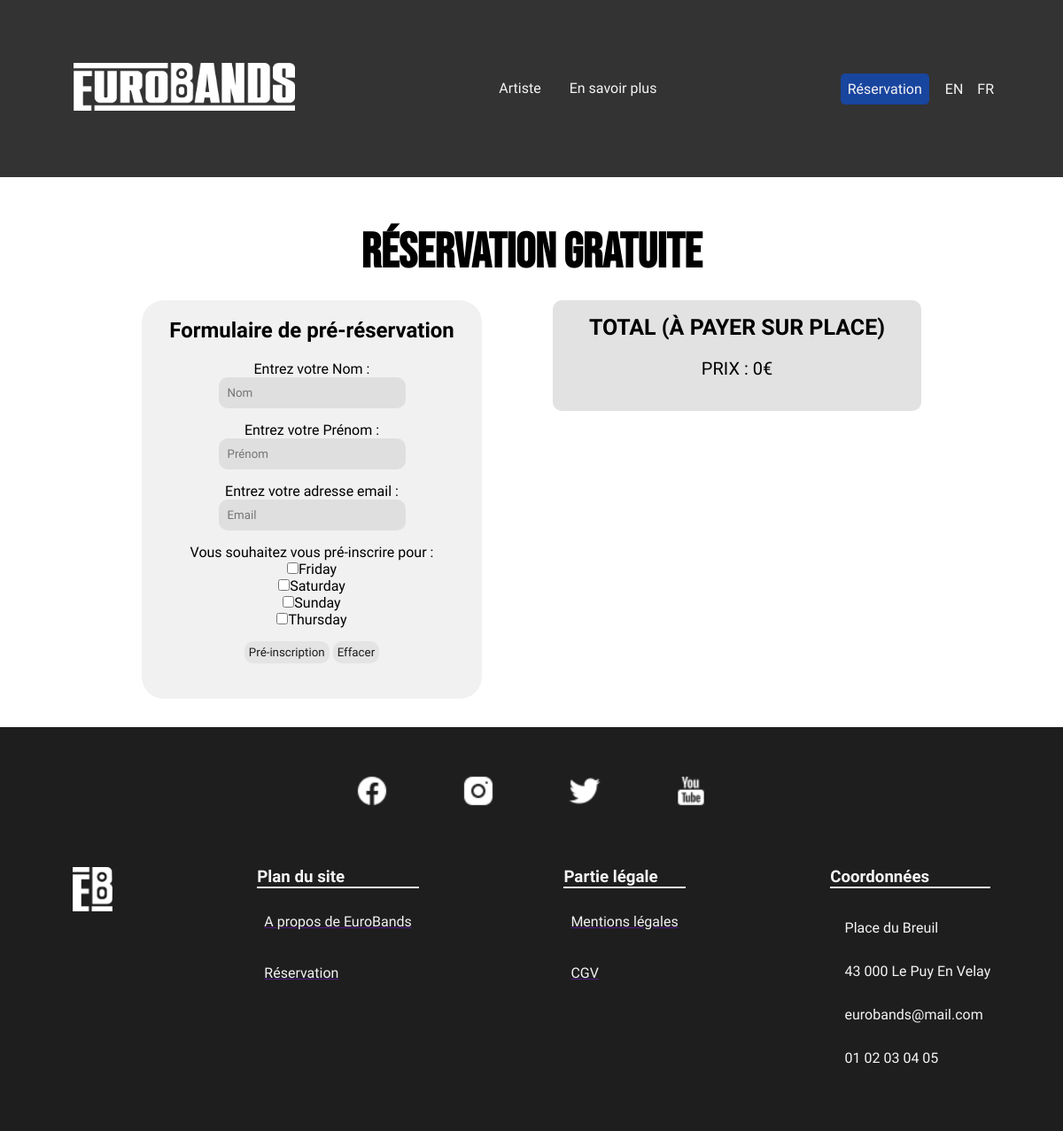
The app's page /reservation.php with its own data.
### tables this page shows
CREATE TABLE `jour` (
  `id_jour` int(11) NOT NULL,
  `date` date NOT NULL
);

### reservation.php (the view, shortened to what this page needs)
<!DOCTYPE html>
<html lang="en">
<head>
    <link rel="stylesheet" type="text/css" href="css/style.css" />
    <link rel="stylesheet" type="text/css" href="css/styleReservation.css" />
</head>
<body>
    <header>
        <?php
        include './header.php';
        ?>
    </header>
    <div class="container_reserv">
        <h1 class="titre_accueil"><?php echo resa_titre1; ?></h1>
        <div>
            <div>
                <?php
                $bdd = new PDO('mysql:host=localhost;port=3306;dbname=eurobands', 'root', '');
                $requete = 'SELECT * FROM jour';
                $resultats = $bdd->query($requete);
                $tabJour = $resultats->fetchAll();
                $nbJour = count($tabJour);
                ?>
                <?php
                if (!isset($_GET["ajout"])) {
                ?>
                    <div class="formulaire">
                        <h2><?php echo resa_titre2; ?></h2>
                        <form action="form_festi.php?ajout=1" method="POST" class="form_festi">
                            <div>
                                <label for="nom"><?php echo resa_nom; ?></label>
                                <input class="input_reserv" type="text" name="nom" id="nom" placeholder=<?php echo resa_Nom; ?> required>
                            </div>
                            <div>
                                <label for="prenom"><?php echo resa_prenom; ?></label>
                                <input class="input_reserv" type="text" name="prenom" id="prenom" placeholder=<?php echo resa_Prenom; ?> required>
                            </div>
                            <div>
                                <label for="mail"><?php echo resa_mail; ?></label>
                                <input class="input_reserv" type="email" name="mail" id="mail" placeholder=<?php echo resa_Email; ?> required>
                            </div>
                            <div>
                                <?php
                                echo resa_jour;
                                for ($i = 0; $i < $nbJour; $i++) {
                                    $date = date('l', strtotime($tabJour[$i]['date']));
                                    echo '<input type=checkbox name="id_jour[]" id="jour' . $tabJour[$i]['id_jour'] . '" value="' . $tabJour[$i]['id_jour'] . '"/><label for="jour' . $tabJour[$i]['id_jour'] . '">' . $date . '</label></br>';
                                }
                                ?>
                            </div>
                            <div>
                                <input class="bouton_reserv" type="submit" value=<?php echo resa_valid; ?>>
                                <input class="bouton_reserv" type="reset" value=<?php echo resa_effa; ?>>
                            </div>
                        </form>
                    </div>
                <?php
                }
                ?>
            </div>
            <div class="resume">
                <h2><?php echo resa_total; ?></h2>
                <p><?php echo resa_prix; ?></p>
            </div>
        </div>
    </div>
    <footer>
        <?php
        include './footer.php';
        ?>
    </footer>
</body>
</html>

### header.php (shortened to what this page needs)
<!DOCTYPE html>
<html lang="fr">
<head>
    <link rel="stylesheet" src="css/style.css">
</head>
<body>
<header id="myHeader">
    <div class="container_header" id="header">
        <a href="./index.php"><img class="logo1" id="logoNav" src="img/logo_full.png"></a>
        <nav class="navbar">
            <ul id="Nav">
                <li><a href="./index.php#artistes">Artiste</a></li>
                <li><a href="./page_information.php">En savoir plus</a></li>
            </ul>
        </nav>
        <a class="resa" href="./reservation.php">Réservation</a>
        <a href="?lang=en">EN</a> <a href="?lang=fr"><div class="lgFR">FR</div></a>
    </div>
</header>
</body>
</html>

### footer.php (shortened to what this page needs)
<!DOCTYPE html>
<html lang="fr">
<head>
    <link rel="stylesheet" src="css/style.css">
</head>
<body>
<div class="container_footer">
                <div class="RS">
                    <a href=""><img src="img/facebook.png"></a>
                    <a href=""><img src="img/insta.png"></a>
                    <a href=""><img src="img/twitter.png"></a>
                    <a href=""><img src="img/youtube.png"></a>
                </div>
                <nav>
                    <ul>
                        <a href=""><li><img class="logo2" src="img/logo_small.png"></li></a>
                        <li><h3>Plan du site</h3>
                            <ul>
                                <a href=""><li>A propos de EuroBands</li></a>
                                <a href=""><li>Réservation</li></a>
                            </ul>
                        </li>
                        <li><h3>Partie légale</h3>
                            <ul>
                                <a href=""><li>Mentions légales</li></a>
                                <a href=""><li>CGV</li></a>
                            </ul>
                        </li>
                        <li><h3>Coordonnées</h3>
                            <p>&emsp;Place du Breuil</p>
                            <p>&emsp;43 000 Le Puy En Velay</p>
                            <p>&emsp;eurobands@mail.com</p>
                            <p>&emsp;01 02 03 04 05</p>
                        </li>
                    </ul>
                </nav>
            </div>
</body>
</html>

### css/style.css (style rules this page uses)
* { margin: 0; padding: 0; font-family: 'Fira Sans', sans-serif; }
.container_header { background-color: #1e1e1e; display: flex; align-items: center; height: 200px; opacity: 90%; transition: 0.4s; }
.container_header a, li { text-decoration: none; list-style: none; padding: 8px ; color: #f4f4f4; }
.container_header .navbar > ul { display: flex; justify-content: center; }
.container_header .navbar > ul > li { display: flex; justify-content: stretch; padding-top: 30px; }
.container_header > .resa { color: #f4f4f4; background-color: #003194; margin-right: 10px; border-radius: 5px; }
.container_header nav > ul > li > a::after { content: ''; display: block; width: 0; height: 2.5px; background: #f4f4f4; transition: width .3s; }
.logo1 { width: 250px; height: auto; margin: 15px; padding-left: 60px; transition: 0.4s; }
.lgFR { padding-right: 70px; }
.logo2 { width: 45px; height: auto; }
h3 { border-bottom: solid 2px #f4f4f4; margin-bottom: 20px; }
.container_footer { background-color: #1e1e1e; padding-bottom: 30px; }
.RS { display: flex; justify-content: center; align-items: center; height: 150px; }
.RS > a > img { height: 40px; width: auto; }
.container_footer > .RS > a { text-decoration: none; margin: 20px; padding: 20px; }
.container_footer > .RS > a::after { content: ''; display: block; width: 0; height: 2.5px; background: #f4f4f4; transition: width .3s; }
.container_footer > nav > ul > a, li { text-decoration: none; list-style: none; margin-bottom: 20px; }
nav { display: flex; align-items: center; width: 100%; }
nav > ul { display: flex; width: 100%; justify-content: space-around; }
.container_footer > nav > ul > li > ul > a > li::after { content: ''; display: block; width: 0; height: 2.5px; background: #f4f4f4; transition: width .3s; }
.container_footer p { padding: 15px 0px; }
.titre_accueil { display: flex; justify-content: center; margin : 20px; text-transform: uppercase; font-size: 55px; font-family: 'Bebas Neue', cursive; }

### css/styleReservation.css (style rules this page uses)
.container_reserv { display: flex; flex-direction: column; padding: 2em; padding-left: 10em; padding-right: 10em; }
.container_reserv > div { display: flex; align-items: start; flex-wrap: row; gap: 5em; }
.container_reserv > div > div { width: 50%; }
.container_reserv > div > div > p { padding-left: 4em; padding-right: 4em; padding: 1em; font-size: 20px; }
.container_reserv > div > div > h2 { font-size: 25px; }
.resume { display: flex; flex-direction: column; background-color: rgb(226, 226, 226); padding: 1em; border-radius: 10px; align-items: center; text-transform: uppercase; }
form { display: flex; padding: 20px; text-align: center; gap: 15px; flex-direction: column; }
.formulaire { background-color: rgb(241, 241, 241); border-radius: 25px; padding: 20px; text-align: center; }
.input_reserv { background-color: rgb(223, 223, 223); border: none; padding: 10px; border-radius: 10px; }
.input_reserv:not(hover) { transition: 0.3s; }
.bouton_reserv { color: rgb(28, 28, 28); background-color: rgb(228, 228, 228); border: none; padding: 5px; border-radius: 10px; }

### records on screen
jour: date "Friday"
jour: date "Saturday"
jour: date "Sunday"
jour: date "Thursday"

### other values on screen
resa_titre1 "RÉSERVATION GRATUITE"
resa_titre2 "Formulaire de pré-réservation"
resa_nom "Entrez votre Nom :"
resa_prenom "Entrez votre Prénom :"
resa_mail "Entrez votre adresse email :"
resa_jour "Vous souhaitez vous pré-inscrire pour :"
resa_total "TOTAL (À PAYER SUR PLACE)"
resa_prix "PRIX : 0€"
